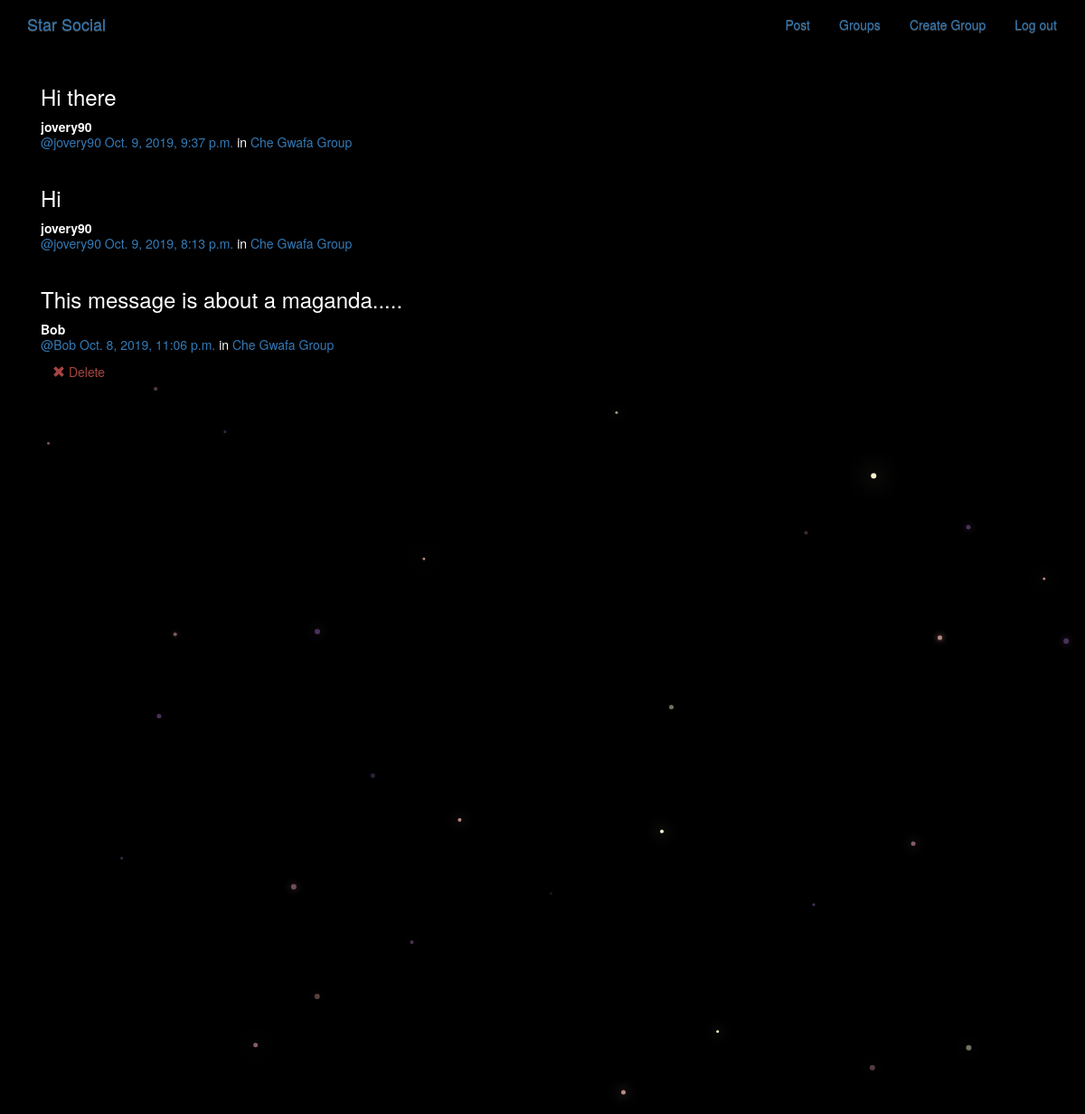
The app's page /posts/ (signed in) with its own data.
### posts/models.py (models this page shows, shortened)
class Post(models.Model):
    user = models.ForeignKey(User,related_name='posts')
    created_at = models.DateTimeField(auto_now=True)
    message = models.TextField()
    message_html = models.TextField(editable=False)
    group = models.ForeignKey(Group,related_name='posts',null=True,blank=True)
    class Meta:
        ordering = ['-created_at']
        unique_together = ['user','message']

### groups/models.py (models this page shows, shortened)
class Group(models.Model):
    name = models.CharField(max_length=255,unique=True)
    slug = models.SlugField(allow_unicode=True,unique=True)
    description = models.TextField(blank=True,default='')
    description_html = models.TextField(editable=False,default='',blank=True)
    members = models.ManyToManyField(User,through='GroupMember')
    class Meta:
        ordering = ['name']

### posts/views.py (the view)
class PostList(SelectRelatedMixin, generic.ListView):
    model = models.Post
    select_related = ("user", "group")

### posts/templates/posts/post_list.html (shortened to what this page needs)
{% extends "posts/post_base.html" %}
{% block post_content %}
<div class="col-md-8">
	{% for post in post_list %}
  	{% include 'posts/_post.html' %}
	{% endfor %}
</div>
{% endblock %}

### posts/templates/posts/_post.html
<div class="post media">
	<h3>{{ post.message_html|safe }}</h3>
	<div class="media-body">
		<strong>{{ post.user.username }}</strong>
		<h5 class="media-heading">
			<span class="username"><a href="{% url 'posts:for_user' username=post.user.username %}">@{{ post.user.username }}</a></span>
			<time class="time"><a href="{% url 'posts:single' username=post.user.username pk=post.pk %}">{{ post.created_at }}</a></time>
			{% if post.group %}
			<span class="group-name">in <a href="#">{{ post.group.name }}</a></span>
			{% endif %}
		</h5>
		<div class="media-footer">
			{% if user.is_authenticated and post.user == user and not hide_delete %}
				<a href="{% url 'posts:delete' pk=post.pk %}" title="delete" class="btn btn-simple">
					<span class="glyphicon glyphicon-remove text-danger" aria-hidden="true"></span>
					<span class="text-danger icon-label">Delete</span>
				</a>
			{% endif %}
		</div>
	</div>
</div>

### static/simplesocial/css/master.css (style rules this page uses)
body { margin: 0; overflow: hidden; background-color: black; color:white; }

### records on screen
Post: message_html "Hi there", user.username "jovery90", created_at "Oct. 9, 2019, 9:37 p.m.", group.name "Che Gwafa Group"
Post: message_html "Hi", user.username "jovery90", created_at "Oct. 9, 2019, 8:13 p.m.", group.name "Che Gwafa Group"
Post: message_html "This message is about a maganda.....", user.username "Bob", created_at "Oct. 8, 2019, 11:06 p.m.", group.name "Che Gwafa Group", shows "Delete"
